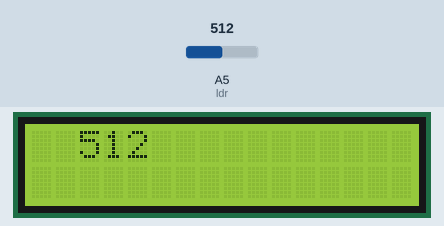
Recording of a sketch running on a simulated Arduino Uno, built with avr-gcc and run on an emulated ATmega328P. On the bench: 16×2 character LCD. The test bench sets the inputs (shaded band); at power-on: A5 (ldr) = 512. What the sketch prints to the serial monitor is not drawn.

Above: at 1.2 s.
1.3 s: A5 (ldr) set to 716
At 3.4 s:
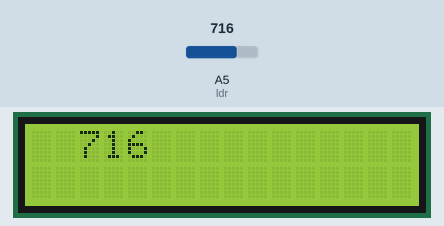
3.8 s: A5 (ldr) set to 900
At 5.2 s:
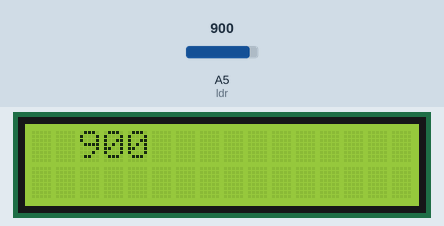
6.0 s: A5 (ldr) set to 1023
At 8.1 s:
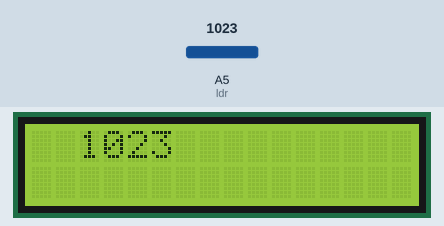
Timing chart, 0 to 9.6 s (numbered marks = the images above; inputs shaded):
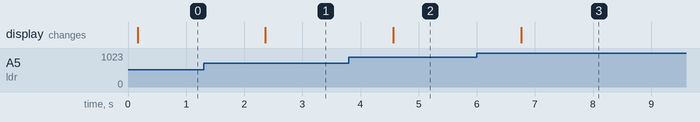

The sketch:

fotoresisenciaACT_03.ino
```cpp
#include <LiquidCrystal.h>

int ldr = A5;
int valor;
int led = 2;
int dt = 100; // delay
int limite = 200;

LiquidCrystal lcd(7, 6, 5, 4, 3, 2);

void setup() {
  Serial.begin(9600);
  pinMode(ldr, INPUT);
  pinMode(led, OUTPUT);

  lcd.begin(16, 2);
}

void loop() {
  valor = analogRead(ldr);  // Se usa la variable global valor
  Serial.println(valor);
  delay(dt);

  lcd.setCursor(2, 0);
  lcd.print(valor);
  delay(800);

  if(valor <= limite){
    digitalWrite(led, LOW);
    delay(100);
  } else {
    digitalWrite(led, HIGH);
    delay(100);
  }

  delay(dt);
}
```

Measured:
- after the input at 1.3 s, the display: changes after 1.1 s (image 1)
- after the input at 3.8 s, the display: changes after 0.77 s (image 2)
- after the input at 6.0 s, the display: changes after 0.77 s (image 3)
